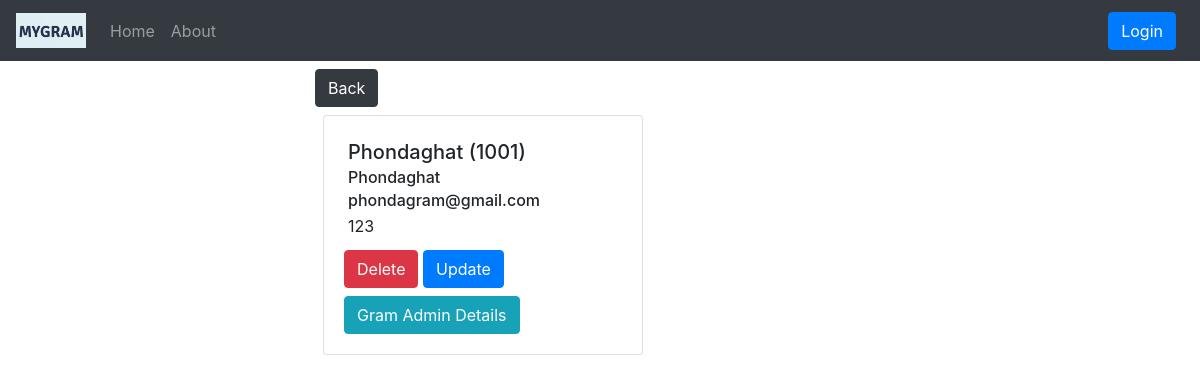
Page /gramdetail/1001/ on the earlier database version.
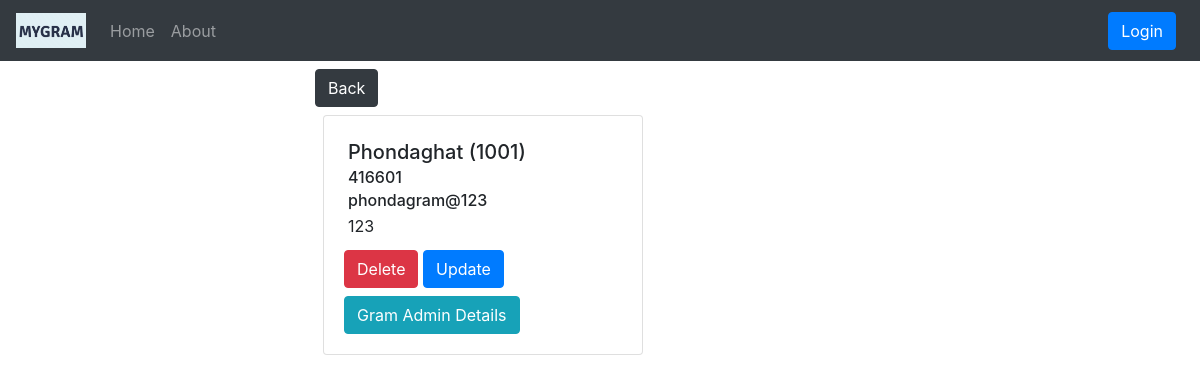
Same page on the later database version.
### gramapp/models.py (models this page shows, shortened)
class Grampanchayat(models.Model):
    gramid = models.IntegerField(primary_key=True)
    gramname = models.CharField(max_length=50, unique=True)
    gramaddress = models.TextField(max_length=100)
    gramemail = models.EmailField()
    gramcontact = models.CharField(max_length=10)

class Gramadmin(models.Model):
    user = models.OneToOneField(User, on_delete=models.CASCADE)
    grampanchayat = models.ForeignKey("Grampanchayat", on_delete=models.CASCADE)
    gramadminid = models.IntegerField(primary_key=True)
    gramadminmobno = models.CharField(max_length=10)
    gramadminphoto = models.FileField(upload_to='gramadmin/', null=True)

### gramapp/views.py (the view)
# urls.py: path('gramdetail/<int:pk>/', views.gramdetail, name='gramdetail'),
def gramdetail(request, pk):
    eachGram = Grampanchayat.objects.get(gramid=pk)
    gramAdmin = Gramadmin.objects.all().filter(grampanchayat=eachGram)
    context = {'eachGram': eachGram, 'gramAdmin': gramAdmin}
    return render(request, 'gramapp/viewGramDetails.html', context)

### templates/gramapp/viewGramDetails.html (shortened to what this page needs)
{% extends 'gramapp/base1.html' %}
{% block body %}
<div class="container">
    <div class="row justify-content-center">
        <div class="col md-6">
          <a href="{% url 'viewgram' %}" class="btn btn-dark mt-2">Back</a>
            <div class="card m-2" style="width: 20rem;">
                <div class="card-body">
                    <h5 class="card-title m-1">{{eachGram.gramname}} ({{eachGram.gramid}})</h5>
                    <h6 class="card-subtitle m-1">{{eachGram.gramaddress}}</h6>
                    <h6 class="card-text m-1">{{eachGram.gramemail}}</h6>
                    <p class="card-text m-1">{{eachGram.gramcontact}}</p>
                    <a href="{% url 'deletegram' eachGram.pk %}" class="btn btn-danger mt-2">Delete</a>
                    <a href="{}" class="btn btn-primary mt-2">Update</a>
                    {% if gramAdmin %}
                    {% for gramAdmin in gramAdmin %}
                    {% if eachGram == gramAdmin.grampanchayat %}
                    <a href="{% url 'viewGramAdmin' gramAdmin.pk %}" class="btn btn-info mt-2">Gram Admin Details</a>
                    {% endif %}
                    {% endfor %}
                    {% else %}
                    <a href="{% url 'addgramadmin' eachGram.pk %}" class="btn btn-info mt-2">Add Admin</a>
                    {% endif %}
                </div>
            </div>
        </div>
    </div>
</div>
{% endblock body %}

### templates/gramapp/base1.html (shortened to what this page needs)
<!doctype html>
<html lang="en">
<head>
    <link rel="stylesheet" href="https://stackpath.bootstrapcdn.com/bootstrap/4.5.2/css/bootstrap.min.css"
>
</head>
<body>
    <nav class="navbar navbar-expand-lg navbar-dark bg-dark">
        <a class="navbar-brand" href="{% url 'home1' %}">
            <img src="media/logo/mygram logo.png" width="70" height="35" class="d-inline-block align-top" alt="">
        </a>
        <div class="collapse navbar-collapse" id="navbarSupportedContent">
            <ul class="navbar-nav mr-auto">
                <li class="nav-item {% block homeactive %}  {% endblock homeactive %}">
                    <a class="nav-link" href="{% url 'home1' %}">Home <span class="sr-only">(current)</span></a>
                </li>
                <li class="nav-item {% block aboutactive %}  {% endblock aboutactive %}">
                    <a class="nav-link" href="/about">About</a>
                </li>
            </ul>
        {% if user.is_authenticated %}
            <ul class="navbar-nav mr-2">
                <li class="nav-item dropdown">
                    <a class="nav-link dropdown-toggle" href='#' id="navbarDropdown" role="button"
                        data-toggle="dropdown"> Welcome {{request.user}}</a>
                    <div class="dropdown-menu" aria-labelledby="navbarDropdown">
                        <a class="dropdown-item" href="{% url 'logout' %}">Logout</a>
                    </div>
                </li>
            </ul>
        </div>
        {% else %}
        <button type="button" class="btn btn-primary mr-2" data-toggle="modal" data-target="#loginModal">
            Login
        </button>
        {% endif %}
    </nav>
{% block body %} {% endblock body %}
</body>
</html>

### templates/gramapp/viewGramDetails.html (style rules this page uses)
.container { width: 600px; }

Differences in the rows shown:
changed Grampanchayat "Phondaghat": gramaddress "Phondaghat" → "416601"; gramemail "phondagram@gmail.com" → "phondagram@123"
